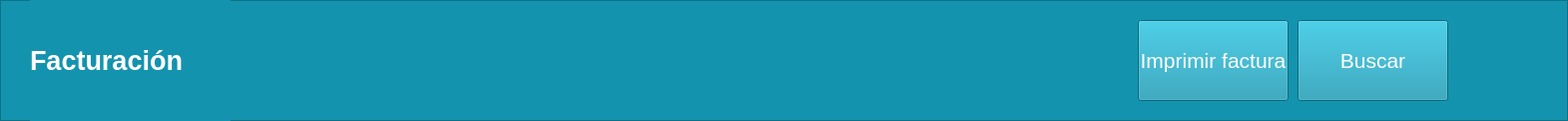
   <widget class="QFrame" name="frame">
    <property name="geometry">
     <rect>
      <x>401</x>
      <y>0</y>
      <width>1571</width>
      <height>121</height>
     </rect>
    </property>
    <property name="styleSheet">
     <string notr="true">background-color: rgb(20, 147, 174);</string>
    </property>
    <property name="frameShape">
     <enum>QFrame::StyledPanel</enum>
    </property>
    <property name="frameShadow">
     <enum>QFrame::Raised</enum>
    </property>
    <widget class="QPushButton" name="botBusFac">
     <property name="geometry">
      <rect>
       <x>1300</x>
       <y>20</y>
       <width>151</width>
       <height>81</height>
      </rect>
     </property>
     <property name="palette">
      <palette>
       <active>
        <colorrole role="Button">
         <brush brushstyle="SolidPattern">
          <color alpha="255">
           <red>20</red>
           <green>147</green>
           <blue>174</blue>
          </color>
         </brush>
        </colorrole>
        <colorrole role="Text">
         <brush brushstyle="SolidPattern">
          <color alpha="255">
           <red>255</red>
           <green>255</green>
           <blue>255</blue>
          </color>
         </brush>
        </colorrole>
        <colorrole role="ButtonText">
         <brush brushstyle="SolidPattern">
          <color alpha="255">
           <red>255</red>
           <green>255</green>
           <blue>255</blue>
          </color>
         </brush>
        </colorrole>
        <colorrole role="Base">
         <brush brushstyle="SolidPattern">
          <color alpha="255">
           <red>20</red>
           <green>147</green>
           <blue>174</blue>
          </color>
         </brush>
        </colorrole>
        <colorrole role="Window">
         <brush brushstyle="SolidPattern">
          <color alpha="255">
           <red>20</red>
           <green>147</green>
           <blue>174</blue>
          </color>
         </brush>
        </colorrole>
        <colorrole role="PlaceholderText">
         <brush brushstyle="SolidPattern">
          <color alpha="128">
           <red>255</red>
           <green>255</green>
           <blue>255</blue>
          </color>
         </brush>
        </colorrole>
       </active>
       <inactive>
        <colorrole role="Button">
         <brush brushstyle="SolidPattern">
          <color alpha="255">
           <red>20</red>
           <green>147</green>
           <blue>174</blue>
          </color>
         </brush>
        </colorrole>
        <colorrole role="Text">
         <brush brushstyle="SolidPattern">
          <color alpha="255">
           <red>255</red>
           <green>255</green>
           <blue>255</blue>
          </color>
         </brush>
        </colorrole>
        <colorrole role="ButtonText">
         <brush brushstyle="SolidPattern">
          <color alpha="255">
           <red>255</red>
           <green>255</green>
           <blue>255</blue>
          </color>
         </brush>
        </colorrole>
        <colorrole role="Base">
         <brush brushstyle="SolidPattern">
          <color alpha="255">
           <red>20</red>
           <green>147</green>
           <blue>174</blue>
          </color>
         </brush>
        </colorrole>
        <colorrole role="Window">
         <brush brushstyle="SolidPattern">
          <color alpha="255">
           <red>20</red>
           <green>147</green>
           <blue>174</blue>
          </color>
         </brush>
        </colorrole>
        <colorrole role="PlaceholderText">
         <brush brushstyle="SolidPattern">
          <color alpha="128">
           <red>255</red>
           <green>255</green>
           <blue>255</blue>
          </color>
         </brush>
        </colorrole>
       </inactive>
       <disabled>
        <colorrole role="Button">
         <brush brushstyle="SolidPattern">
          <color alpha="255">
           <red>20</red>
           <green>147</green>
           <blue>174</blue>
          </color>
         </brush>
        </colorrole>
        <colorrole role="Text">
         <brush brushstyle="SolidPattern">
          <color alpha="255">
           <red>120</red>
           <green>120</green>
           <blue>120</blue>
          </color>
         </brush>
        </colorrole>
        <colorrole role="ButtonText">
         <brush brushstyle="SolidPattern">
          <color alpha="255">
           <red>120</red>
           <green>120</green>
           <blue>120</blue>
          </color>
         </brush>
        </colorrole>
        <colorrole role="Base">
         <brush brushstyle="SolidPattern">
          <color alpha="255">
           <red>20</red>
           <green>147</green>
           <blue>174</blue>
          </color>
         </brush>
        </colorrole>
        <colorrole role="Window">
         <brush brushstyle="SolidPattern">
          <color alpha="255">
           <red>20</red>
           <green>147</green>
           <blue>174</blue>
          </color>
         </brush>
        </colorrole>
        <colorrole role="PlaceholderText">
         <brush brushstyle="SolidPattern">
          <color alpha="128">
           <red>0</red>
           <green>0</green>
           <blue>0</blue>
          </color>
         </brush>
        </colorrole>
       </disabled>
      </palette>
     </property>
     <property name="font">
      <font>
       <pointsize>16</pointsize>
      </font>
     </property>
     <property name="styleSheet">
      <string notr="true">background-color: rgb(20, 147, 174);
gridline-color: rgb(255, 255, 255);
border-bottom-color: rgb(255, 255, 255);
border-color: rgb(255, 255, 255);</string>
     </property>
     <property name="text">
      <string>Buscar</string>
     </property>
     <property name="icon">
      <iconset>
       <normaloff>../../Downloads/uco/POO/entornoVirtual/_92127008_thinkstockphotos-615094882.jpg</normaloff>../../Downloads/uco/POO/entornoVirtual/_92127008_thinkstockphotos-615094882.jpg</iconset>
     </property>
     <property name="iconSize">
      <size>
       <width>35</width>
       <height>30</height>
      </size>
     </property>
    </widget>
    <widget class="QPushButton" name="botImpFac">
     <property name="geometry">
      <rect>
       <x>1140</x>
       <y>20</y>
       <width>151</width>
       <height>81</height>
      </rect>
     </property>
     <property name="palette">
      <palette>
       <active>
        <colorrole role="Button">
         <brush brushstyle="SolidPattern">
          <color alpha="255">
           <red>20</red>
           <green>147</green>
           <blue>174</blue>
          </color>
         </brush>
        </colorrole>
        <colorrole role="Text">
         <brush brushstyle="SolidPattern">
          <color alpha="255">
           <red>255</red>
           <green>255</green>
           <blue>255</blue>
          </color>
         </brush>
        </colorrole>
        <colorrole role="ButtonText">
         <brush brushstyle="SolidPattern">
          <color alpha="255">
           <red>255</red>
           <green>255</green>
           <blue>255</blue>
          </color>
         </brush>
        </colorrole>
        <colorrole role="Base">
         <brush brushstyle="SolidPattern">
          <color alpha="255">
           <red>20</red>
           <green>147</green>
           <blue>174</blue>
          </color>
         </brush>
        </colorrole>
        <colorrole role="Window">
         <brush brushstyle="SolidPattern">
          <color alpha="255">
           <red>20</red>
           <green>147</green>
           <blue>174</blue>
          </color>
         </brush>
        </colorrole>
        <colorrole role="PlaceholderText">
         <brush brushstyle="SolidPattern">
          <color alpha="128">
           <red>255</red>
           <green>255</green>
           <blue>255</blue>
          </color>
         </brush>
        </colorrole>
       </active>
       <inactive>
        <colorrole role="Button">
         <brush brushstyle="SolidPattern">
          <color alpha="255">
           <red>20</red>
           <green>147</green>
           <blue>174</blue>
          </color>
         </brush>
        </colorrole>
        <colorrole role="Text">
         <brush brushstyle="SolidPattern">
          <color alpha="255">
           <red>255</red>
           <green>255</green>
           <blue>255</blue>
          </color>
         </brush>
        </colorrole>
        <colorrole role="ButtonText">
         <brush brushstyle="SolidPattern">
          <color alpha="255">
           <red>255</red>
           <green>255</green>
           <blue>255</blue>
          </color>
         </brush>
        </colorrole>
        <colorrole role="Base">
         <brush brushstyle="SolidPattern">
          <color alpha="255">
           <red>20</red>
           <green>147</green>
           <blue>174</blue>
          </color>
         </brush>
        </colorrole>
        <colorrole role="Window">
         <brush brushstyle="SolidPattern">
          <color alpha="255">
           <red>20</red>
           <green>147</green>
           <blue>174</blue>
          </color>
         </brush>
        </colorrole>
        <colorrole role="PlaceholderText">
         <brush brushstyle="SolidPattern">
          <color alpha="128">
           <red>255</red>
           <green>255</green>
           <blue>255</blue>
          </color>
         </brush>
        </colorrole>
       </inactive>
       <disabled>
        <colorrole role="Button">
         <brush brushstyle="SolidPattern">
          <color alpha="255">
           <red>20</red>
           <green>147</green>
           <blue>174</blue>
          </color>
         </brush>
        </colorrole>
        <colorrole role="Text">
         <brush brushstyle="SolidPattern">
          <color alpha="255">
           <red>120</red>
           <green>120</green>
           <blue>120</blue>
          </color>
         </brush>
        </colorrole>
        <colorrole role="ButtonText">
         <brush brushstyle="SolidPattern">
          <color alpha="255">
           <red>120</red>
           <green>120</green>
           <blue>120</blue>
          </color>
         </brush>
        </colorrole>
        <colorrole role="Base">
         <brush brushstyle="SolidPattern">
          <color alpha="255">
           <red>20</red>
           <green>147</green>
           <blue>174</blue>
          </color>
         </brush>
        </colorrole>
        <colorrole role="Window">
         <brush brushstyle="SolidPattern">
          <color alpha="255">
           <red>20</red>
           <green>147</green>
           <blue>174</blue>
          </color>
         </brush>
        </colorrole>
        <colorrole role="PlaceholderText">
         <brush brushstyle="SolidPattern">
          <color alpha="128">
           <red>0</red>
           <green>0</green>
           <blue>0</blue>
          </color>
         </brush>
        </colorrole>
       </disabled>
      </palette>
     </property>
     <property name="font">
      <font>
       <pointsize>16</pointsize>
       <stylestrategy>PreferDefault</stylestrategy>
       <kerning>true</kerning>
      </font>
     </property>
     <property name="styleSheet">
      <string notr="true">background-color: rgb(20, 147, 174);
gridline-color: rgb(255, 255, 255);
border-bottom-color: rgb(255, 255, 255);
border-color: rgb(255, 255, 255);</string>
     </property>
     <property name="text">
      <string>Imprimir factura</string>
     </property>
     <property name="icon">
      <iconset>
       <normaloff>../../Downloads/uco/POO/entornoVirtual/_92127008_thinkstockphotos-615094882.jpg</normaloff>../../Downloads/uco/POO/entornoVirtual/_92127008_thinkstockphotos-615094882.jpg</iconset>
     </property>
     <property name="iconSize">
      <size>
       <width>35</width>
       <height>30</height>
      </size>
     </property>
    </widget>
    <widget class="QLabel" name="Title_2">
     <property name="geometry">
      <rect>
       <x>30</x>
       <y>0</y>
       <width>201</width>
       <height>121</height>
      </rect>
     </property>
     <property name="palette">
      <palette>
       <active>
        <colorrole role="WindowText">
         <brush brushstyle="SolidPattern">
          <color alpha="255">
           <red>255</red>
           <green>255</green>
           <blue>255</blue>
          </color>
         </brush>
        </colorrole>
        <colorrole role="Button">
         <brush brushstyle="SolidPattern">
          <color alpha="255">
           <red>20</red>
           <green>147</green>
           <blue>174</blue>
          </color>
         </brush>
        </colorrole>
        <colorrole role="Base">
         <brush brushstyle="SolidPattern">
          <color alpha="255">
           <red>20</red>
           <green>147</green>
           <blue>174</blue>
          </color>
         </brush>
        </colorrole>
        <colorrole role="Window">
         <brush brushstyle="SolidPattern">
          <color alpha="255">
           <red>20</red>
           <green>147</green>
           <blue>174</blue>
          </color>
         </brush>
        </colorrole>
       </active>
       <inactive>
        <colorrole role="WindowText">
         <brush brushstyle="SolidPattern">
          <color alpha="255">
           <red>255</red>
           <green>255</green>
           <blue>255</blue>
          </color>
         </brush>
        </colorrole>
        <colorrole role="Button">
         <brush brushstyle="SolidPattern">
          <color alpha="255">
           <red>20</red>
           <green>147</green>
           <blue>174</blue>
          </color>
         </brush>
        </colorrole>
        <colorrole role="Base">
         <brush brushstyle="SolidPattern">
          <color alpha="255">
           <red>20</red>
           <green>147</green>
           <blue>174</blue>
          </color>
         </brush>
        </colorrole>
        <colorrole role="Window">
         <brush brushstyle="SolidPattern">
          <color alpha="255">
           <red>20</red>
           <green>147</green>
           <blue>174</blue>
          </color>
         </brush>
        </colorrole>
       </inactive>
       <disabled>
        <colorrole role="WindowText">
         <brush brushstyle="SolidPattern">
          <color alpha="255">
           <red>120</red>
           <green>120</green>
           <blue>120</blue>
          </color>
         </brush>
        </colorrole>
        <colorrole role="Button">
         <brush brushstyle="SolidPattern">
          <color alpha="255">
           <red>20</red>
           <green>147</green>
           <blue>174</blue>
          </color>
         </brush>
        </colorrole>
        <colorrole role="Base">
         <brush brushstyle="SolidPattern">
          <color alpha="255">
           <red>20</red>
           <green>147</green>
           <blue>174</blue>
          </color>
         </brush>
        </colorrole>
        <colorrole role="Window">
         <brush brushstyle="SolidPattern">
          <color alpha="255">
           <red>20</red>
           <green>147</green>
           <blue>174</blue>
          </color>
         </brush>
        </colorrole>
       </disabled>
      </palette>
     </property>
     <property name="font">
      <font>
       <family>MS Shell Dlg 2</family>
       <pointsize>20</pointsize>
       <weight>75</weight>
       <italic>false</italic>
       <bold>true</bold>
       <strikeout>false</strikeout>
      </font>
     </property>
     <property name="text">
      <string>Facturación</string>
     </property>
    </widget>
   </widget>
